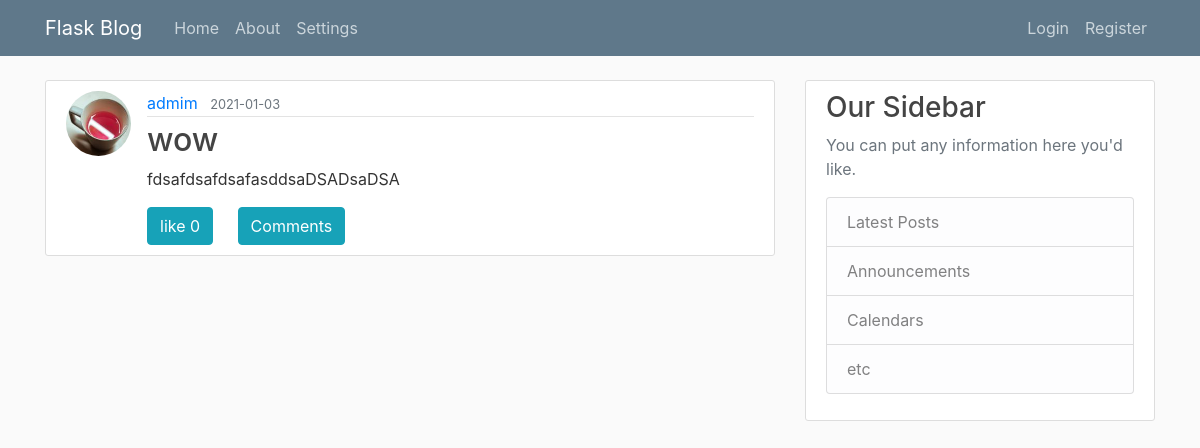
The page /post/2 on the database as committed earlier.
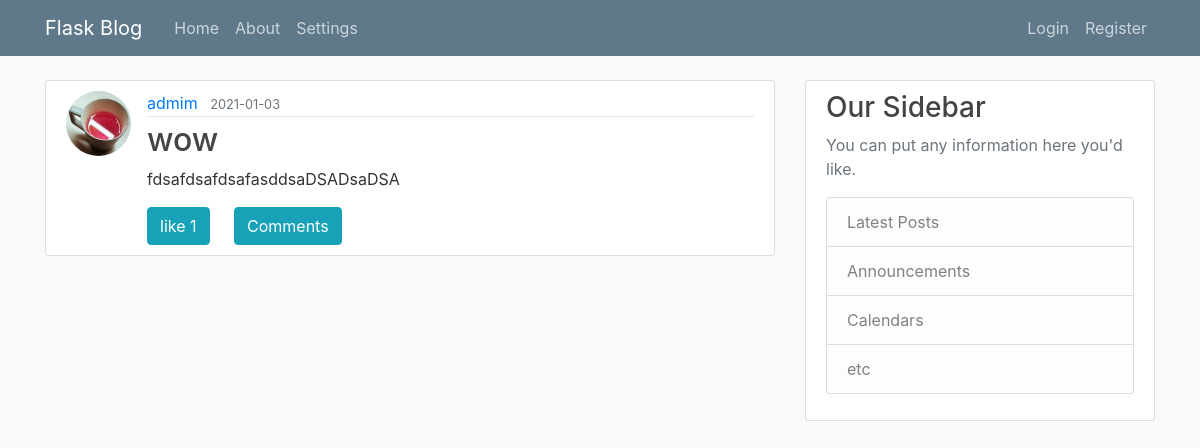
The same page on the database as committed later.
### flaskblog/models.py (models this page shows, shortened)
class Post(db.Model):
    id = db.Column(db.Integer, primary_key=True)
    title = db.Column(db.String(100), nullable=False)
    date_posted = db.Column(db.DateTime, nullable=False, default=datetime.now)
    content = db.Column(db.Text, nullable=False)
    user_id = db.Column(db.Integer, db.ForeignKey('user.id'), nullable=False)
    likes = db.Column(db.Integer, default = 0)

### flaskblog/posts/routes.py (the view)
@posts.route("/post/<int:post_id>")
def post(post_id):
    post = Post.query.get_or_404(post_id)
    return render_template('post.html', title=post.title, post=post)

### flaskblog/templates/post.html (shortened to what this page needs)
{% extends "layout.html" %}
{% block content %}
  <article class="media content-section">
    <img class="rounded-circle article-img" src="{{ url_for('static', filename='profile_pics/' + post.author.image_file) }}">
    <div class="media-body">
      <div class="article-metadata">
        <a class="mr-2" href="{{ url_for('users.user_posts', username=post.author.username) }}">{{ post.author.username }}</a>
        <small class="text-muted">{{ post.date_posted.strftime('%Y-%m-%d') }}</small>
      </div>
      <h2 class="article-title">{{ post.title }}</h2>
      <p class="article-content">{{ post.content }}</p>
        <div>
            <span class="btn btn-info like" ref="{{post.id}}">
                like
                <span id="like_count{{post.id}}" >{{post.likes}}</span>
            </span>
            <button type="button" class="btn btn-primary btn-info comment-btn" ref="{{post.id}}" data-toggle="modal" data-target="#modal{{post.id}}">
                Comments
            </button>
        </div>
    </div>
  </article>
{% endblock content %}

Rows that differ between the two databases and show on the page:
changed Post "wow": likes "0" → "1"
